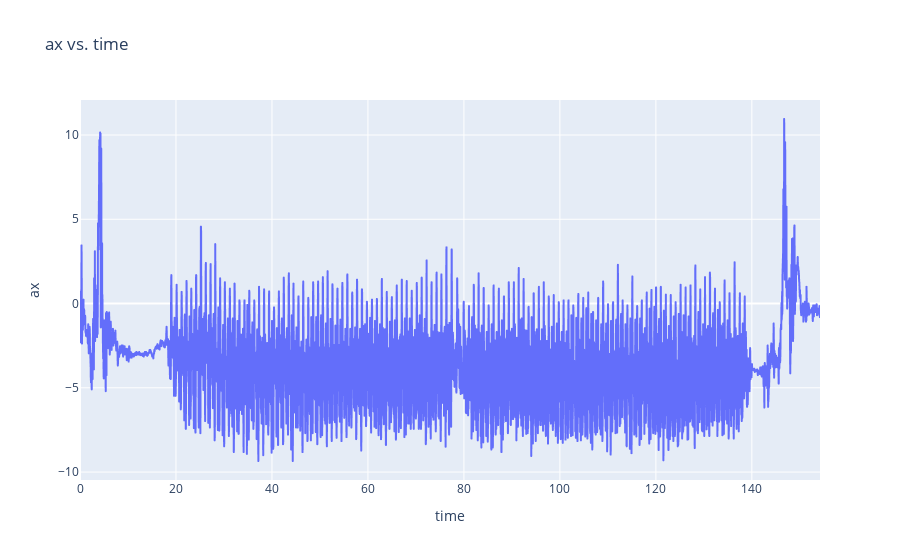
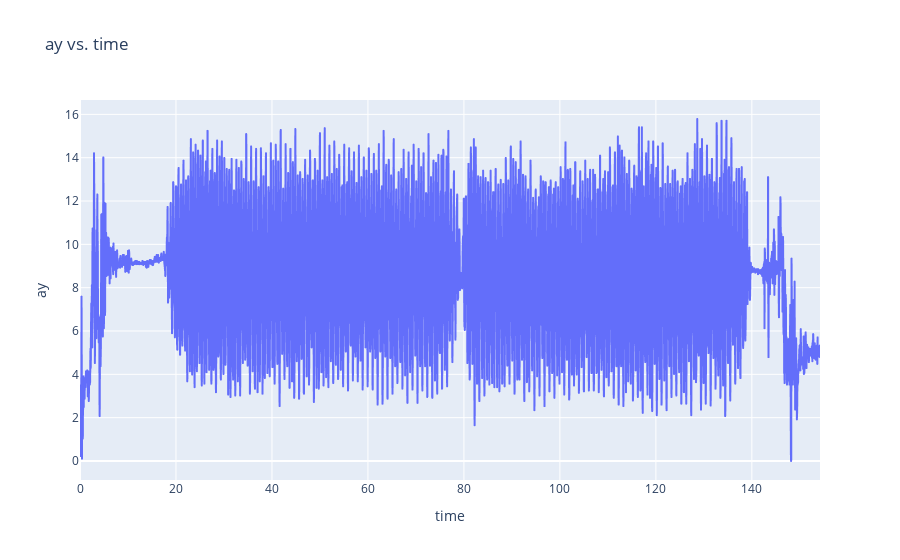
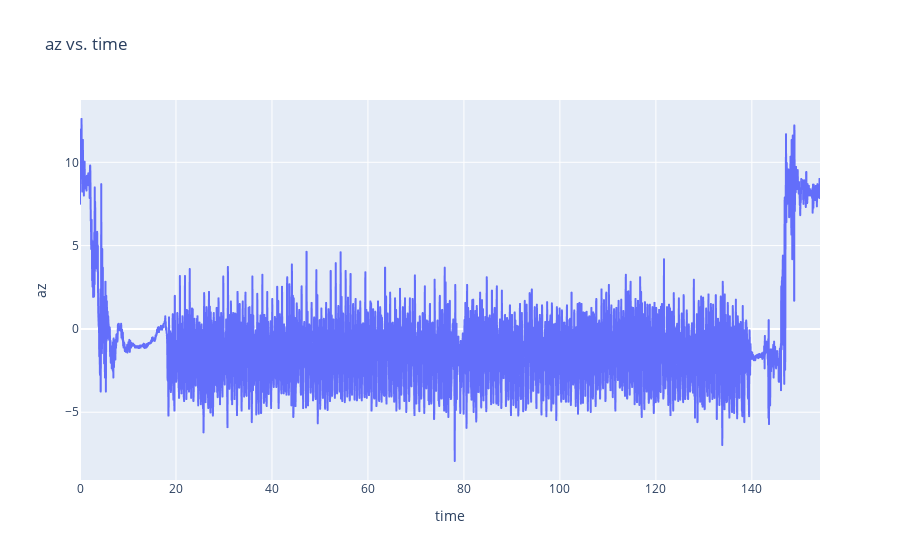

Source (notebook cell) for these figures, in order:
### Code cell
plot_DF_zoom(dAccel_PD)

### Figure 1 — Plotly figure (JSON) as saved in the notebook; plotly's stock layout.template omitted (floating-point values rounded to 4 significant figures; data arrays with more than 128 entries replaced by an {"elided": "..."} marker saying what was removed)
{"data": [{"hovertemplate": "time=%{x}<br>ax=%{y}<extra></extra>", "legendgroup": "", "line": {"color": "#636efa", "dash": "solid"}, "marker": {"symbol": "circle"}, "mode": "lines", "name": "", "showlegend": false, "type": "scattergl", "x": {"elided": "5069 float values"}, "xaxis": "x", "y": {"elided": "5069 float values"}, "yaxis": "y"}], "layout": {"legend": {"tracegroupgap": 0}, "title": {"text": "ax vs. time"}, "xaxis": {"anchor": "y", "domain": [0, 1], "title": {"text": "time"}}, "yaxis": {"anchor": "x", "domain": [0, 1], "title": {"text": "ax"}}}}

### Figure 2 — Plotly figure (JSON) as saved in the notebook; plotly's stock layout.template omitted (floating-point values rounded to 4 significant figures; data arrays with more than 128 entries replaced by an {"elided": "..."} marker saying what was removed)
{"data": [{"hovertemplate": "time=%{x}<br>ay=%{y}<extra></extra>", "legendgroup": "", "line": {"color": "#636efa", "dash": "solid"}, "marker": {"symbol": "circle"}, "mode": "lines", "name": "", "showlegend": false, "type": "scattergl", "x": {"elided": "5069 float values"}, "xaxis": "x", "y": {"elided": "5069 float values"}, "yaxis": "y"}], "layout": {"legend": {"tracegroupgap": 0}, "title": {"text": "ay vs. time"}, "xaxis": {"anchor": "y", "domain": [0, 1], "title": {"text": "time"}}, "yaxis": {"anchor": "x", "domain": [0, 1], "title": {"text": "ay"}}}}

### Figure 3 — Plotly figure (JSON) as saved in the notebook; plotly's stock layout.template omitted (floating-point values rounded to 4 significant figures; data arrays with more than 128 entries replaced by an {"elided": "..."} marker saying what was removed)
{"data": [{"hovertemplate": "time=%{x}<br>az=%{y}<extra></extra>", "legendgroup": "", "line": {"color": "#636efa", "dash": "solid"}, "marker": {"symbol": "circle"}, "mode": "lines", "name": "", "showlegend": false, "type": "scattergl", "x": {"elided": "5069 float values"}, "xaxis": "x", "y": {"elided": "5069 float values"}, "yaxis": "y"}], "layout": {"legend": {"tracegroupgap": 0}, "title": {"text": "az vs. time"}, "xaxis": {"anchor": "y", "domain": [0, 1], "title": {"text": "time"}}, "yaxis": {"anchor": "x", "domain": [0, 1], "title": {"text": "az"}}}}
